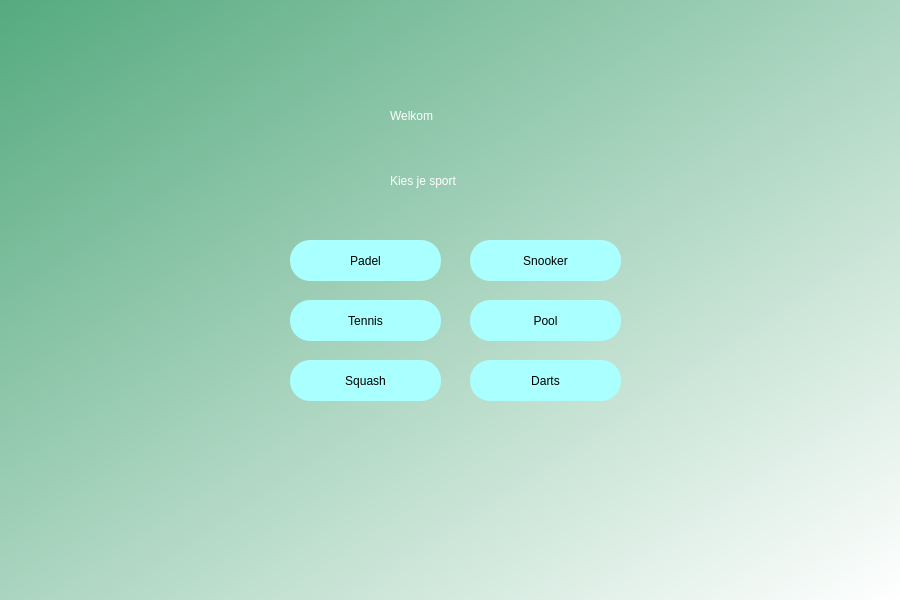
<?xml version="1.0" encoding="UTF-8"?>
<ui version="4.0">
 <class>Dialog</class>
 <widget class="QDialog" name="Dialog">
  <property name="geometry">
   <rect>
    <x>0</x>
    <y>0</y>
    <width>900</width>
    <height>600</height>
   </rect>
  </property>
  <property name="windowTitle">
   <string>Dialog</string>
  </property>
  <widget class="QWidget" name="bgwidget" native="true">
   <property name="geometry">
    <rect>
     <x>0</x>
     <y>0</y>
     <width>901</width>
     <height>601</height>
    </rect>
   </property>
   <property name="styleSheet">
    <string notr="true">QWidget#bgwidget{
background-color:qlineargradient(spread:pad, x1:0, y1:0, x2:1, y2:1, stop:0 rgba(85, 170, 127, 255), stop:1 rgba(255, 255, 255, 255))}</string>
   </property>
   <widget class="QLabel" name="label">
    <property name="geometry">
     <rect>
      <x>390</x>
      <y>90</y>
      <width>151</width>
      <height>51</height>
     </rect>
    </property>
    <property name="styleSheet">
     <string notr="true">font: 75 26pt &quot;Verdana&quot;;color:rgb(255, 255, 255)</string>
    </property>
    <property name="text">
     <string>Welkom</string>
    </property>
   </widget>
   <widget class="QLabel" name="label_2">
    <property name="geometry">
     <rect>
      <x>390</x>
      <y>160</y>
      <width>131</width>
      <height>41</height>
     </rect>
    </property>
    <property name="styleSheet">
     <string notr="true">font: 16pt &quot;Verdana&quot;;color:rgb(255, 255, 255)</string>
    </property>
    <property name="text">
     <string>Kies je sport</string>
    </property>
   </widget>
   <widget class="QPushButton" name="padel">
    <property name="geometry">
     <rect>
      <x>290</x>
      <y>240</y>
      <width>151</width>
      <height>41</height>
     </rect>
    </property>
    <property name="styleSheet">
     <string notr="true">border-radius:20px;
background-color: rgb(170, 255, 255);
font: 75 italic 12pt &quot;Verdana&quot;;</string>
    </property>
    <property name="text">
     <string>Padel</string>
    </property>
   </widget>
   <widget class="QPushButton" name="tennis">
    <property name="geometry">
     <rect>
      <x>290</x>
      <y>300</y>
      <width>151</width>
      <height>41</height>
     </rect>
    </property>
    <property name="styleSheet">
     <string notr="true">border-radius:20px;
background-color: rgb(170, 255, 255);
font: 75 italic 12pt &quot;Verdana&quot;;</string>
    </property>
    <property name="text">
     <string>Tennis</string>
    </property>
   </widget>
   <widget class="QPushButton" name="squash">
    <property name="geometry">
     <rect>
      <x>290</x>
      <y>360</y>
      <width>151</width>
      <height>41</height>
     </rect>
    </property>
    <property name="styleSheet">
     <string notr="true">border-radius:20px;
background-color: rgb(170, 255, 255);
font: 75 italic 12pt &quot;Verdana&quot;;</string>
    </property>
    <property name="text">
     <string>Squash</string>
    </property>
   </widget>
   <widget class="QPushButton" name="snooker">
    <property name="geometry">
     <rect>
      <x>470</x>
      <y>240</y>
      <width>151</width>
      <height>41</height>
     </rect>
    </property>
    <property name="styleSheet">
     <string notr="true">border-radius:20px;
background-color: rgb(170, 255, 255);
font: 75 italic 12pt &quot;Verdana&quot;;</string>
    </property>
    <property name="text">
     <string>Snooker</string>
    </property>
   </widget>
   <widget class="QPushButton" name="pool">
    <property name="geometry">
     <rect>
      <x>470</x>
      <y>300</y>
      <width>151</width>
      <height>41</height>
     </rect>
    </property>
    <property name="styleSheet">
     <string notr="true">border-radius:20px;
background-color: rgb(170, 255, 255);
font: 75 italic 12pt &quot;Verdana&quot;;</string>
    </property>
    <property name="text">
     <string>Pool</string>
    </property>
   </widget>
   <widget class="QPushButton" name="darts">
    <property name="geometry">
     <rect>
      <x>470</x>
      <y>360</y>
      <width>151</width>
      <height>41</height>
     </rect>
    </property>
    <property name="styleSheet">
     <string notr="true">border-radius:20px;
background-color: rgb(170, 255, 255);
font: 75 italic 12pt &quot;Verdana&quot;;</string>
    </property>
    <property name="text">
     <string>Darts</string>
    </property>
   </widget>
  </widget>
 </widget>
 <resources/>
 <connections/>
</ui>
